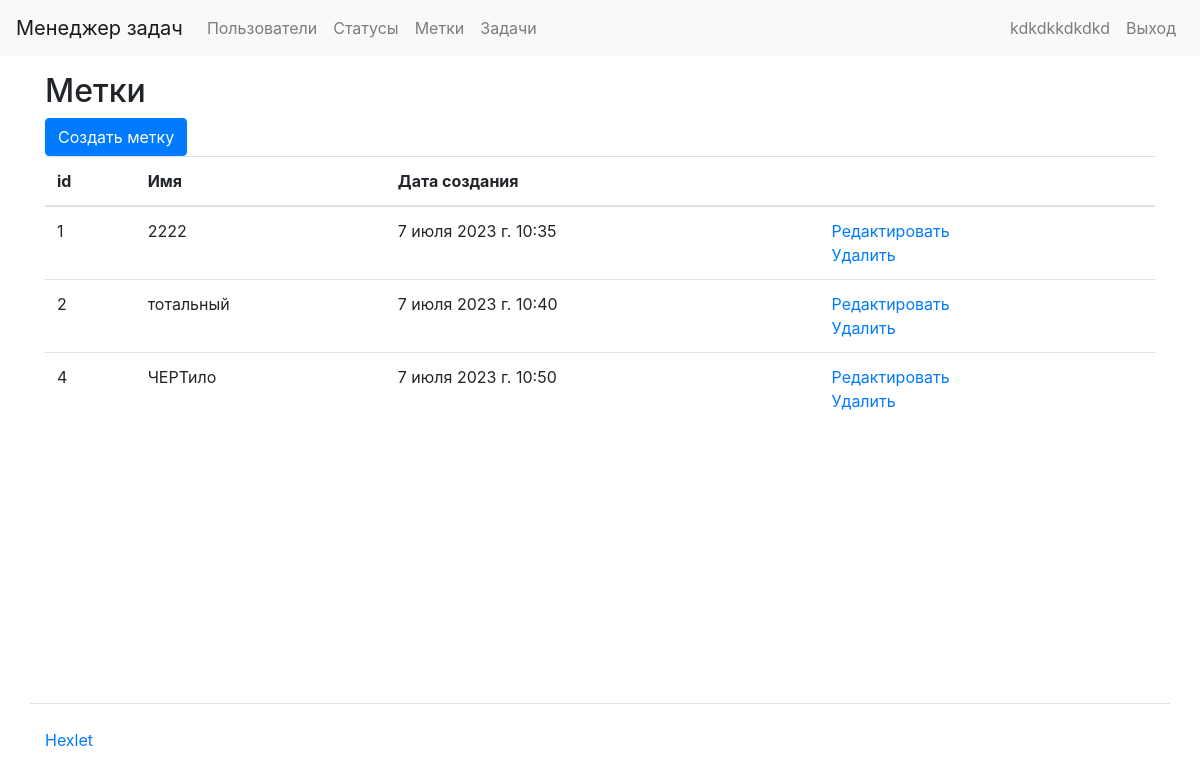
Page /labels/ (signed in) on the committed database.
### labels/models.py (models this page shows, shortened)
class labels(models.Model):
    name = models.CharField(max_length=100)
    created_date = models.DateTimeField(auto_now_add=True)
    class Meta:
        app_label = 'status'

### labels/views.py (the view)
# urls.py: path('labels/', label, name='label'),
@login_required
def label(request):
    label = labels.objects.all()
    return render(request, 'labels/label.html', {'labels': label})

### task_manager/templates/labels/label.html (shortened to what this page needs)
{% extends "base.html" %}
{% load i18n %}
{% block content %}
  <h2>{% trans "Метки" %}</h2>
  <a href="{% url 'create_label' %}" class="btn btn-primary">{% trans "Создать метку" %}</a>
  <table class="table">
    <thead>
      <tr>
        <th scope="col">id</th>
        <th scope="col">{% trans "Имя" %}</th>
        <th scope="col">{% trans "Дата создания" %}</th>
        <th scope="col"></th>
      </tr>
    </thead>
    <tbody>
      {% for label in labels %}
      <tr>
        <td>{{ label.id }}</td>
        <td>{{ label.name }}</td>
        <td>{{ label.created_date }}</td>
        <td>
          <a href="{% url 'edit_label' label.id %}">{% trans "Edit" %}</a>
          <br>
          <a href="{% url 'delete_label' label.id %}">{% trans "Delete" %}</a>
        </td>
      </tr>
      {% endfor %}
    </tbody>
  </table>
{% endblock %}

### task_manager/templates/header.html (shortened to what this page needs)
{% load i18n %}
<nav class="navbar navbar-expand-lg navbar-light bg-light mb-3">
  <a class="navbar-brand" href="/">{% block navbar_brand %}Менеджер задач{% endblock %}</a>
  <div class="collapse navbar-collapse" id="navbarToggleExternalContent">
    <ul class="navbar-nav mr-auto">
      <li class="nav-item">
        <a class="nav-link" href="/users/">{% block navlink1 %}Пользователи{% endblock %}</a>
      </li>
      {% if user.is_authenticated %}
        <li class="nav-item">
          <a class="nav-link" href="/statuses/">{% trans "Статусы" %}</a>
        </li>
        <li class="nav-item">
          <a class="nav-link" href="/labels/">{% trans "Метки" %}</a>
        </li>
        <li class="nav-item">
          <a class="nav-link" href="/tasks/">{% trans "Задачи" %}</a>
        </li>
      {% endif %}
    </ul>
    <ul class="navbar-nav">
      {% if user.is_authenticated %}
        <li class="nav-item">
          <span class="navbar-text mr-2">{{ user.username }}</span>
        </li>
        <li class="nav-item">
          <a class="nav-link" href="{% url 'logout' %}">{% trans "Выход" %}</a>
        </li>
      {% endif %}
    </ul>
  </div>
</nav>

### rows in the picture
labels: id "1", name "2222", created_date "7 июля 2023 г. 10:35"
labels: id "2", name "тотальный", created_date "7 июля 2023 г. 10:40"
labels: id "4", name "ЧЕРТило", created_date "7 июля 2023 г. 10:50"

### other values in the picture
{{ user.username }} "kdkdkkdkdkd"
